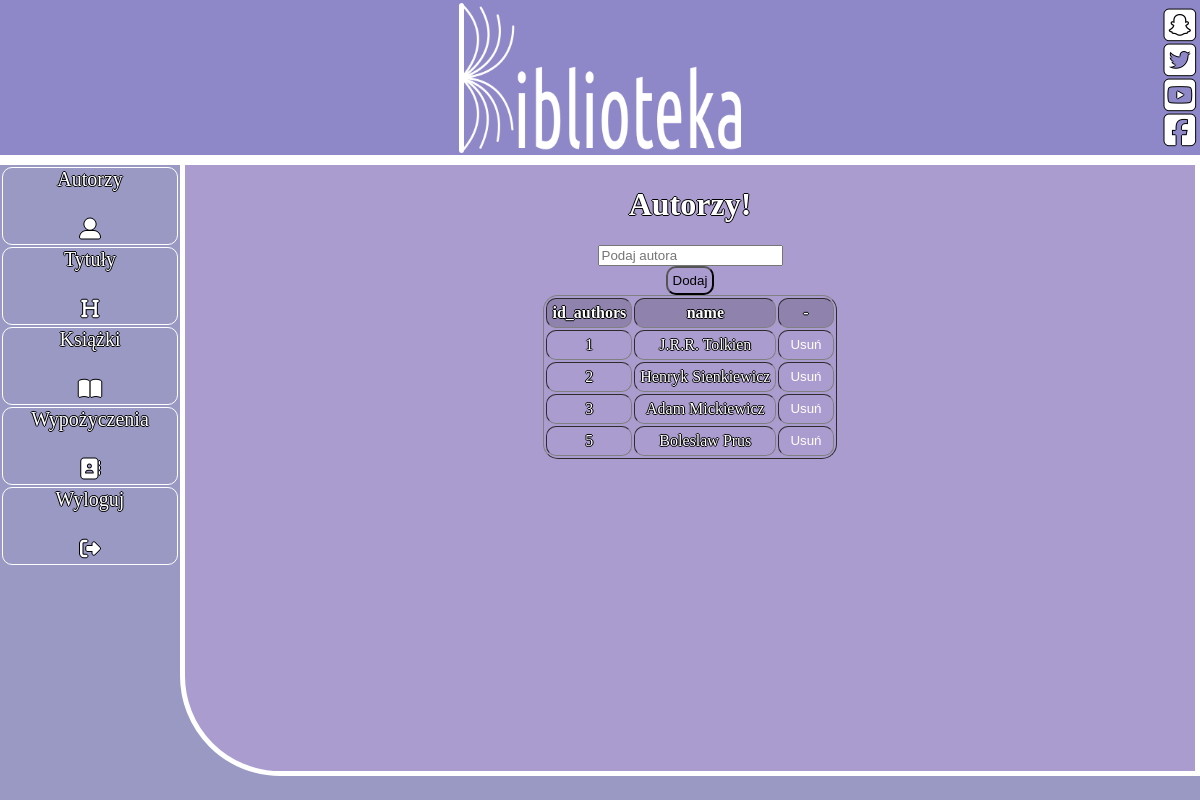
Screenshot of /autorzy.php (signed in) with the database file from the repository.
### tables this page shows
CREATE TABLE `bibl_authors` (
  `id_authors` int(11) NOT NULL,
  `name` text NOT NULL
);

### autorzy.php (the view, shortened to what this page needs)
<!DOCTYPE html>
<html lang="en">
<head>
    <link rel="stylesheet" href="style.css" class="css">
    <link rel="stylesheet" href="https://cdnjs.cloudflare.com/ajax/libs/font-awesome/4.7.0/css/font-awesome.min.css" />
</head>
<body>
    <div class="container">
        <div class="header">
            <div class="socialtab">
                <a class="social sc" href="#"><i class="fab fa-snapchat-square"></i></a>
                <a class="social tt" href="#"><i class="fab fa-twitter-square"></i></a>
                <a class="social yt" href="#"><i class="fab fa-youtube-square"></i></a>
                <a class="social fb" href="#"><i class="fab fa-facebook-square"></i></a>
            </div>
            <a href="index.php">
                <img class='logo' src="bibl_logo.png">
            </a>
        </div>
        <div class="sidebar">
            <a href="autorzy.php">
                <p>Autorzy</p><br/>
                <i class="fas fa-user-alt menu"></i>
            </a>
            <a href="tytuły.php">
                <p>Tytuły</p><br/>
                <i class="fas fa-heading menu"></i>
            </a>
            <a href="ksiazki.php">
                <p>Książki</p><br/>
                <i class="fas fa-book-open menu"></i>
            </a>
            <a href="wypozyczenia.php">
                <p>Wypożyczenia</p><br/>
                <i class="fas fa-address-book menu"></i>
            </a>
            <a href="login.php?Akcja=Wyloguj">
                <p>Wyloguj</p><br/>
                <i class="fas fa-sign-out-alt menu"></i>
            </a>
        </div>
        <div class="main">
        <?php
            require("conn.php");
            if(isset($_SESSION['Zalogowany']) && $_SESSION['Zalogowany'] == 1){
                echo("<h1>Autorzy!</h1>");
                $sql = "SELECT * FROM bibl_authors";
                $result = $conn -> query($sql);
                echo("<form method='POST' action='insert_author.php'>
                <input placeholder='Podaj autora' type='text' name='author'>
                <input class='submit' type='submit' value='Dodaj'>
                </form>");
                echo("<table border='1px'>
                        <tr class='tabh'>
                            <th>id_authors</th>
                            <th>name</th>
                            <th>-</th>
                        </tr>
                ");
                while($row = $result -> fetch_assoc()){
                    echo("<tr><td>".$row['id_authors']."</td><td>".$row['name']."</td><td><form action='delete_authors.php' method='POST'>
                    <input value='".$row['id_authors']."' type='text' name='delete_authors' hidden>
                    <input class='delete' type='submit' value='Usuń'>
                    </form></td></tr>");
                }
                echo("</table>");
            }
        ?>
        </div>
        <div class="footer">
        </div>
    </div>
</body>
</html>

### style.css (style rules this page uses)
body { padding: 0px; margin: 0px; height: 100vh; width: 100%; background: #9999C3; color: white; text-shadow: -1px 0 black, 0 1px black, 1px 0 black, 0 -1px black; font-family: "Ubuntu Condensed"; }
.header { background: #8E88C8; grid-area: header; display: flex; flex-wrap: wrap; justify-content: center; align-items: center; border-bottom: 5px solid white; }
.logo { height: 150px; width: 282px; filter:invert(100%) }
.sidebar { background: #9999C3; grid-area: sidebar; border-top: 5px solid white; }
.main { background: rgb(171, 156, 207); grid-area: main; border: 5px solid white; border-radius: 0px 0px 0px 100px; display: flex; flex-wrap: wrap; justify-content: flex-start; align-items: center; flex-direction: column; }
.footer { background: #9999C3; grid-area: footer; display: flex; justify-content: center; align-items: center; }
.container { display: grid; height: 100%; width: 100%; grid-template-rows: 20% 77% 3%; grid-template-columns: 15% 85%; grid-template-areas: "header header" "sidebar main" "footer footer"; }
a { color: white; font-size: 20px; text-decoration: none; display: flex; justify-content: center; align-items: center; flex-direction: column; }
.sidebar a { border: solid white 1px; margin: 2px; border-radius: 10px; }
.delete { background: none; color: white; border: none; }
input { cursor: pointer; color: black; }
.submit { border-radius: 10px; background: none; padding: 5px; }
table { border-radius: 15px; }
th { border-radius: 10px; background: rgb(143, 130, 173); padding: 5px; }
td { text-align: center; border-radius: 10px; padding: 5px; }
tr { border-radius: 10px; }
.socialtab { height: 15vh; display: flex; position: absolute; justify-content: center; flex-direction: column; right: 5px; }
.social { font-size: 35px; }
p { margin: 0px; font-size: 20px; }
.menu { padding: 5px; }
form { display: flex; justify-content: center; align-items: center; flex-direction: column; }

### rows the page displays
bibl_authors: id_authors "1", name "J.R.R. Tolkien"
bibl_authors: id_authors "2", name "Henryk Sienkiewicz"
bibl_authors: id_authors "3", name "Adam Mickiewicz"
bibl_authors: id_authors "5", name "Boleslaw Prus"
